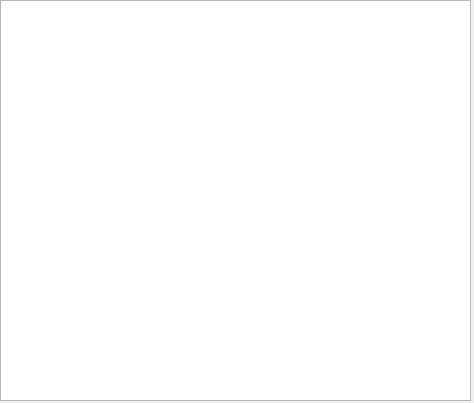
<?xml version="1.0" encoding="UTF-8"?>
<ui version="4.0">
 <class>Form</class>
 <widget class="QWidget" name="Form">
  <property name="geometry">
   <rect>
    <x>0</x>
    <y>0</y>
    <width>474</width>
    <height>403</height>
   </rect>
  </property>
  <property name="windowTitle">
   <string>Справка</string>
  </property>
  <widget class="QListWidget" name="listWidget">
   <property name="enabled">
    <bool>true</bool>
   </property>
   <property name="geometry">
    <rect>
     <x>0</x>
     <y>0</y>
     <width>471</width>
     <height>401</height>
    </rect>
   </property>
   <property name="resizeMode">
    <enum>QListView::Adjust</enum>
   </property>
  </widget>
 </widget>
 <resources/>
 <connections/>
</ui>
